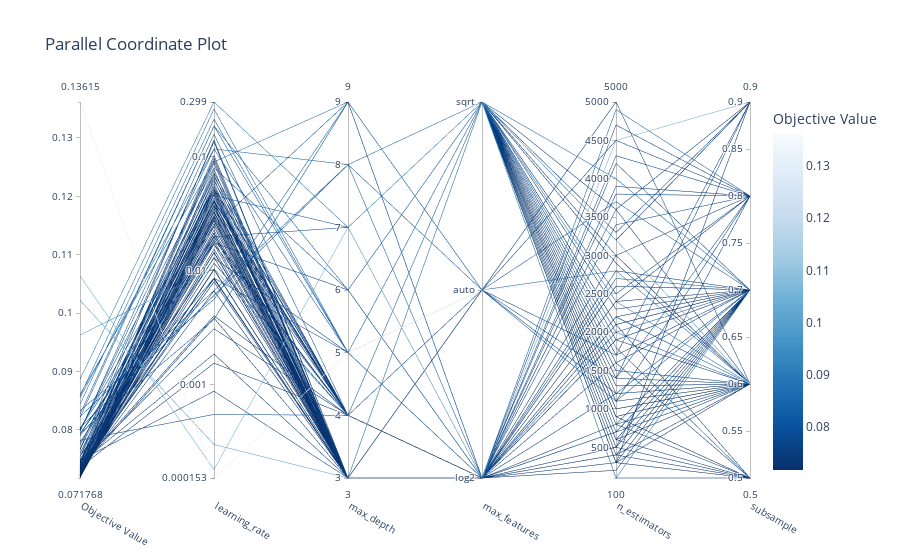

Write notebook code for a chart like this one.
### Code cell
from optuna.visualization import plot_parallel_coordinate
plotly_config = {"staticPlot": True}
fig_pc = plot_parallel_coordinate(study)
# conda install -c plotly plotly-orca
#fig_pc.to_image(format="png", engine="orca")
fig_pc.write_image(r'E:\page ds\pages\Optymalizatory_hiperparametrow\foto\2_OptunaParallelCoordinate.png' , format="png", engine = "orca")
fig_pc.show(config = plotly_config)
